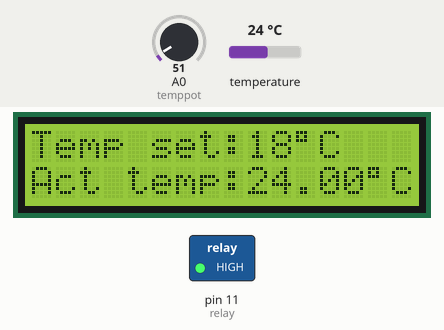
Recording of a sketch running on a simulated Arduino Uno, built with avr-gcc and run on an emulated ATmega328P. On the bench: 16×2 character LCD, switched loads named in the sketch (green lamp = pin HIGH). The inputs (shaded band) are chosen by the test bench; at power-on: temperature 24 °C, A0 (temppot) = 51.

Above: at 4.3 s.
4.4 s: temperature set to 18.5 °C
At 8.8 s:
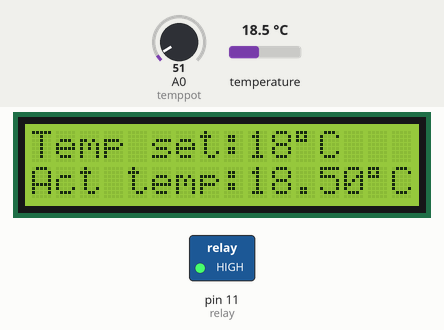
9.2 s: temperature set to 17.4 °C
At 12.4 s:
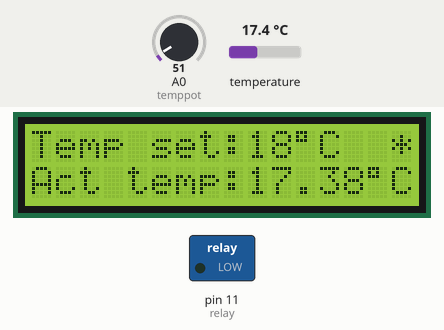
13.7 s: A0 (temppot) set to 61
18.2 s: A0 (temppot) set to 112
At 18.6 s:
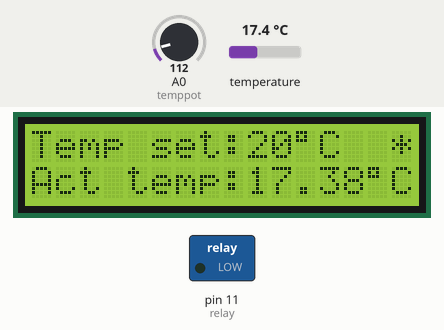
22.7 s: temperature set to 12 °C
At 24.2 s:
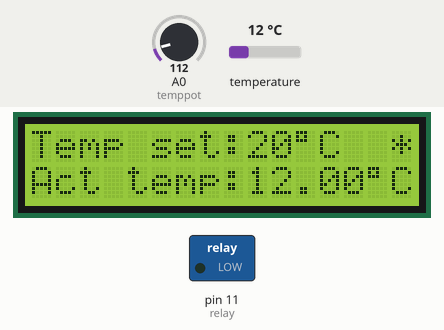
27.2 s: A0 (temppot) set to 86
At 30.4 s:
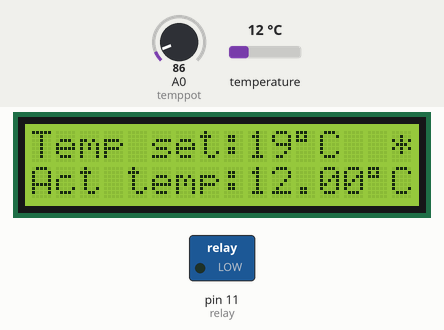
Timing chart, 0 to 31.9 s (numbered marks = the images above; inputs shaded):
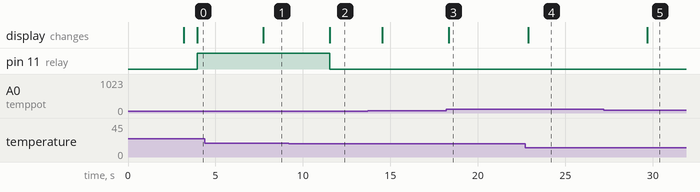

Measured:
- the behaviour switches between 18.1 and 18 °C on temperature (found by bisection; images 1 and 2)
- after the input at 4.4 s, the display: changes after 3.3 s (image 1)
- after the input at 9.2 s, pin 11 (relay): HIGH → LOW after 2.3 s; the display: changes after 2.3 s (image 2)
- after the input at 18.2 s, the display: changes after 0.13 s (image 3)
- after the input at 22.7 s, the display: changes after 0.18 s (image 4)
- after the input at 27.2 s, the display: changes after 2.5 s (image 5)

The sketch:

Propagator02.ino
```cpp
/*
/////////////////////////////////////////////////////////////////////////////////////////////////////////////////////////////////////////////////////
Description:
Pot sets required temperature on lcd display.
Temperature probe checks temperature.
Relay switches heater off when temperature is reached.
There is a three second delay before the process repeats.
/////////////////////////////////////////////////////////////////////////////////////////////////////////////////////////////////////////////////////
Pins:
Aref  connect to 5v
A0    temperature set pot wiper - the other pins (1&3) go to Gnd & 5v respectively
D11   Relay activate pin
D3    Tied high via 4k7 (probe yellow wire)
/////////////////////////////////////////////////////////////////////////////////////////////////////////////////////////////////////////////////////
*/
#include <Arduino.h>
#include <LiquidCrystal_I2C.h>
#include <Wire.h>
#include <OneWire.h>
#include <DallasTemperature.h>

#define ONE_WIRE_BUS 3 //(Connect to Pin 3 )
OneWire ourWire(ONE_WIRE_BUS);
DallasTemperature sensors(&ourWire);

LiquidCrystal_I2C lcd(0x27,16,2);  // set the LCD address to 0x27 for a 16 chars and 2 line display

int temppot = 0;                // temp value pot pin
int relay = 11;                 // relay pin
int temperature_set = 0;        // value from 20 to 35 degrees C
float temperature = 0.0;        // Temperature output variable
/////////////////////////////////////////////////////////////////////////////////////////////////////////////////////////////////////////////////////
void setup() {
  Serial.begin(9600);
  pinMode(relay, OUTPUT);
  digitalWrite(relay, LOW);

  lcd.init();
  lcd.init();
  lcd.backlight();
  lcd.clear(); //Clears the LCD screen and positions the cursor in the upper-left corner
  lcd.setCursor(0,0); lcd.print("EcoPropogator");
  lcd.setCursor(0,1); lcd.print("initializing");
  delay(3000);
  lcd.clear();
  lcd.setCursor(0,0); lcd.print("Temp set:");
  lcd.setCursor(0,1); lcd.print("Act temp:");
}
/////////////////////////////////////////////////////////////////////////////////////////////////////////////////////////////////////////////////////
void loop() {
  SetTemperature();                                       // Set the required temperature via the pot
   lcd.setCursor(9,0); lcd.print("   ");
  lcd.setCursor(9,0); lcd.print(String(temperature_set) + char(223) + "C");
  ReadTemperature();
  // Read temperature probe
  lcd.setCursor(9,1); lcd.print("  ");
  lcd.setCursor(9,1); lcd.print(String(temperature) + char(223) + "C");
  if (temperature <= temperature_set){                    // Switch the relay on while the temperature probe reads less than the set temperature
    digitalWrite(relay, LOW);                            // Switch the heater relay on
    lcd.setCursor(15,0); lcd.print("*");
  }else{
    digitalWrite(relay, HIGH);                             // The temperature is above the set value so switch the heater relay off
    lcd.setCursor(15,0); lcd.print(" ");
  }
  delay(3000);                                            // Wait three second before reading again
}
/////////////////////////////////////////////////////////////////////////////////////////////////////////////////////////////////////////////////////
void SetTemperature(){
// sets the temperature via the pot
  int mapTemp;
  temperature_set = analogRead(temppot);
  mapTemp = map(temperature_set, 0, 1023, 18, 38);      // 28 degrees C is about the right temperature for seedlings
  temperature_set = mapTemp;
  //Serial.print("Temperature_set: "); Serial.println(temperature_set);
}
/////////////////////////////////////////////////////////////////////////////////////////////////////////////////////////////////////////////////////
void ReadTemperature(){
// Read the temperature from the MAX6675 probe
  sensors.requestTemperatures(); // Send the command to get temperatures
  temperature = sensors.getTempCByIndex(0);
  //Serial.print("Current Temperature: "); Serial.println( temperature );
}
```
